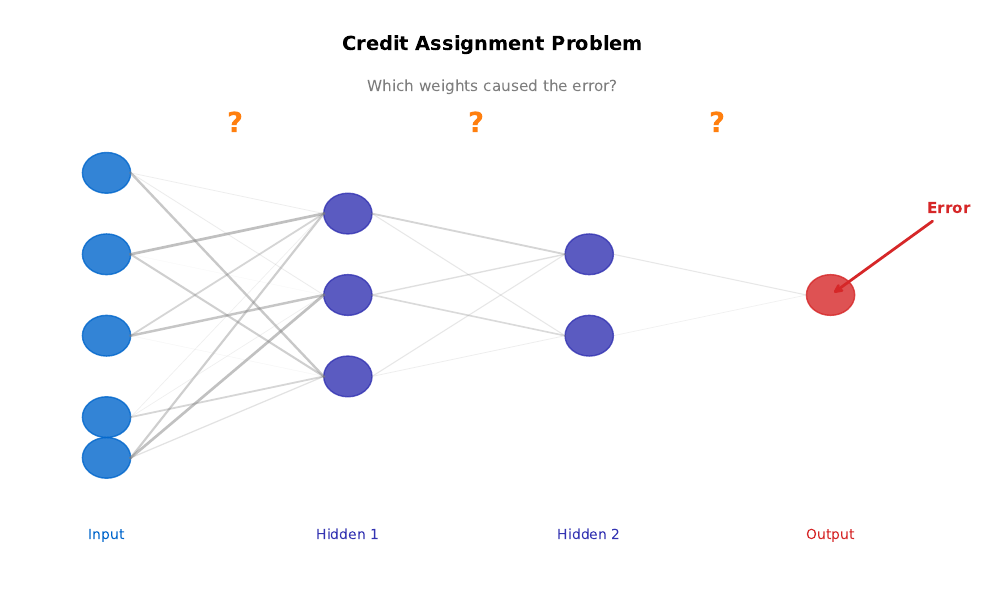

Reproduce this figure in Python.
CHART_METADATA = {
    'title': 'Credit Assignment',
    'url': 'https://github.com/QuantLet/neural-networks-introduction/tree/main/credit_assignment'
}

import matplotlib.pyplot as plt
import numpy as np

# Color palette
mlpurple = '#3333B2'
mlblue = '#0066CC'
mlorange = '#FF7F0E'
mlgreen = '#2CA02C'
mlred = '#D62728'
mlgray = '#7F7F7F'

fig, ax = plt.subplots(1, 1, figsize=(10, 6))
ax.set_xlim(0, 10)
ax.set_ylim(0, 7)
ax.axis('off')

# Network structure
layers = [[1.5, 2, 3, 4, 5], [2.5, 3.5, 4.5], [3, 4], [3.5]]
x_positions = [1, 3.5, 6, 8.5]

# Draw neurons
for layer_idx, (x, layer) in enumerate(zip(x_positions, layers)):
    for y in layer:
        color = mlpurple if layer_idx in [1, 2] else (mlblue if layer_idx == 0 else mlred)
        circle = plt.Circle((x, y), 0.25, color=color, alpha=0.8)
        ax.add_patch(circle)

# Draw connections with varying opacity to show credit
np.random.seed(42)
for i, (x1, layer1) in enumerate(zip(x_positions[:-1], layers[:-1])):
    x2 = x_positions[i+1]
    layer2 = layers[i+1]
    for y1 in layer1:
        for y2 in layer2:
            weight = np.random.uniform(0.1, 1.0)
            ax.plot([x1+0.25, x2-0.25], [y1, y2], color=mlgray, alpha=weight*0.5, lw=weight*2)

# Question marks showing credit assignment problem
ax.text(2.25, 5.5, '?', fontsize=20, color=mlorange, fontweight='bold')
ax.text(4.75, 5.5, '?', fontsize=20, color=mlorange, fontweight='bold')
ax.text(7.25, 5.5, '?', fontsize=20, color=mlorange, fontweight='bold')

# Error signal
ax.annotate('Error', xy=(8.5, 3.5), xytext=(9.5, 4.5),
            arrowprops=dict(arrowstyle='->', color=mlred, lw=2),
            fontsize=11, color=mlred, fontweight='bold')

# Labels
ax.text(1, 0.5, 'Input', ha='center', fontsize=10, color=mlblue)
ax.text(3.5, 0.5, 'Hidden 1', ha='center', fontsize=10, color=mlpurple)
ax.text(6, 0.5, 'Hidden 2', ha='center', fontsize=10, color=mlpurple)
ax.text(8.5, 0.5, 'Output', ha='center', fontsize=10, color=mlred)

ax.text(5, 6.5, 'Credit Assignment Problem', fontsize=14, fontweight='bold', ha='center')
ax.text(5, 6, 'Which weights caused the error?', fontsize=11, ha='center', color=mlgray)

plt.tight_layout()
plt.savefig('credit_assignment.pdf', bbox_inches='tight', dpi=300)
plt.savefig('credit_assignment.png', bbox_inches='tight', dpi=300)
plt.close()
print("Generated: credit_assignment.pdf")
